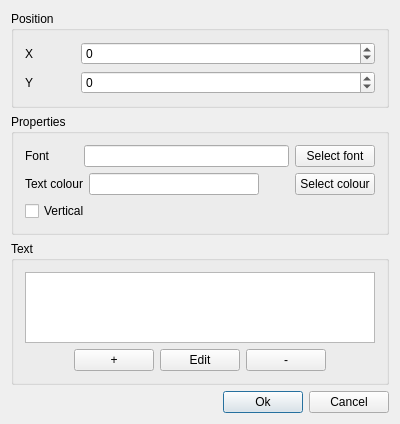
<?xml version="1.0" encoding="UTF-8"?>
<ui version="4.0">
 <class>EditTemplatedText</class>
 <widget class="QDialog" name="EditTemplatedText">
  <property name="geometry">
   <rect>
    <x>0</x>
    <y>0</y>
    <width>400</width>
    <height>424</height>
   </rect>
  </property>
  <property name="windowTitle">
   <string>EditTemplatedText</string>
  </property>
  <layout class="QVBoxLayout" name="verticalLayout_4">
   <item>
    <widget class="QGroupBox" name="groupBox">
     <property name="title">
      <string>Position</string>
     </property>
     <layout class="QVBoxLayout" name="verticalLayout">
      <item>
       <layout class="QHBoxLayout" name="horizontalLayout_2">
        <item>
         <widget class="QLabel" name="label">
          <property name="minimumSize">
           <size>
            <width>50</width>
            <height>0</height>
           </size>
          </property>
          <property name="maximumSize">
           <size>
            <width>50</width>
            <height>16777215</height>
           </size>
          </property>
          <property name="text">
           <string>X</string>
          </property>
         </widget>
        </item>
        <item>
         <widget class="QSpinBox" name="posX">
          <property name="minimum">
           <number>-2147483647</number>
          </property>
          <property name="maximum">
           <number>2147483647</number>
          </property>
         </widget>
        </item>
       </layout>
      </item>
      <item>
       <layout class="QHBoxLayout" name="horizontalLayout_3">
        <item>
         <widget class="QLabel" name="label_2">
          <property name="minimumSize">
           <size>
            <width>50</width>
            <height>0</height>
           </size>
          </property>
          <property name="maximumSize">
           <size>
            <width>50</width>
            <height>16777215</height>
           </size>
          </property>
          <property name="text">
           <string>Y</string>
          </property>
         </widget>
        </item>
        <item>
         <widget class="QSpinBox" name="posY">
          <property name="minimum">
           <number>-2147483647</number>
          </property>
          <property name="maximum">
           <number>2147483647</number>
          </property>
         </widget>
        </item>
       </layout>
      </item>
     </layout>
    </widget>
   </item>
   <item>
    <widget class="QGroupBox" name="groupBox_2">
     <property name="title">
      <string>Properties</string>
     </property>
     <layout class="QVBoxLayout" name="verticalLayout_2">
      <item>
       <layout class="QHBoxLayout" name="horizontalLayout_5">
        <item>
         <widget class="QLabel" name="label_3">
          <property name="minimumSize">
           <size>
            <width>53</width>
            <height>0</height>
           </size>
          </property>
          <property name="text">
           <string>Font</string>
          </property>
         </widget>
        </item>
        <item>
         <widget class="QLineEdit" name="fontPreview">
          <property name="readOnly">
           <bool>true</bool>
          </property>
         </widget>
        </item>
        <item>
         <widget class="QPushButton" name="selectFont">
          <property name="text">
           <string>Select font</string>
          </property>
         </widget>
        </item>
       </layout>
      </item>
      <item>
       <layout class="QHBoxLayout" name="horizontalLayout_4">
        <item>
         <widget class="QLabel" name="label_4">
          <property name="text">
           <string>Text colour</string>
          </property>
         </widget>
        </item>
        <item>
         <widget class="QLineEdit" name="colHex">
          <property name="readOnly">
           <bool>true</bool>
          </property>
         </widget>
        </item>
        <item>
         <widget class="QLabel" name="colPreview">
          <property name="minimumSize">
           <size>
            <width>24</width>
            <height>0</height>
           </size>
          </property>
          <property name="maximumSize">
           <size>
            <width>24</width>
            <height>16777215</height>
           </size>
          </property>
          <property name="text">
           <string/>
          </property>
         </widget>
        </item>
        <item>
         <widget class="QPushButton" name="selectColour">
          <property name="text">
           <string>Select colour</string>
          </property>
         </widget>
        </item>
       </layout>
      </item>
      <item>
       <widget class="QCheckBox" name="isVertical">
        <property name="text">
         <string>Vertical</string>
        </property>
       </widget>
      </item>
     </layout>
    </widget>
   </item>
   <item>
    <widget class="QGroupBox" name="groupBox_3">
     <property name="title">
      <string>Text</string>
     </property>
     <layout class="QVBoxLayout" name="verticalLayout_3">
      <item>
       <widget class="QListWidget" name="texts"/>
      </item>
      <item>
       <layout class="QHBoxLayout" name="horizontalLayout_6">
        <item>
         <spacer name="horizontalSpacer_2">
          <property name="orientation">
           <enum>Qt::Horizontal</enum>
          </property>
          <property name="sizeHint" stdset="0">
           <size>
            <width>40</width>
            <height>20</height>
           </size>
          </property>
         </spacer>
        </item>
        <item>
         <widget class="QPushButton" name="addText">
          <property name="text">
           <string>+</string>
          </property>
         </widget>
        </item>
        <item>
         <widget class="QPushButton" name="editText">
          <property name="text">
           <string>Edit</string>
          </property>
         </widget>
        </item>
        <item>
         <widget class="QPushButton" name="removeText">
          <property name="text">
           <string>-</string>
          </property>
         </widget>
        </item>
        <item>
         <spacer name="horizontalSpacer_3">
          <property name="orientation">
           <enum>Qt::Horizontal</enum>
          </property>
          <property name="sizeHint" stdset="0">
           <size>
            <width>40</width>
            <height>20</height>
           </size>
          </property>
         </spacer>
        </item>
       </layout>
      </item>
     </layout>
    </widget>
   </item>
   <item>
    <layout class="QHBoxLayout" name="horizontalLayout">
     <item>
      <spacer name="horizontalSpacer">
       <property name="orientation">
        <enum>Qt::Horizontal</enum>
       </property>
       <property name="sizeHint" stdset="0">
        <size>
         <width>40</width>
         <height>20</height>
        </size>
       </property>
      </spacer>
     </item>
     <item>
      <widget class="QPushButton" name="ok">
       <property name="text">
        <string>Ok</string>
       </property>
       <property name="default">
        <bool>true</bool>
       </property>
      </widget>
     </item>
     <item>
      <widget class="QPushButton" name="cancel">
       <property name="text">
        <string>Cancel</string>
       </property>
      </widget>
     </item>
    </layout>
   </item>
  </layout>
 </widget>
 <layoutdefault spacing="6" margin="11"/>
 <tabstops>
  <tabstop>posX</tabstop>
  <tabstop>posY</tabstop>
  <tabstop>fontPreview</tabstop>
  <tabstop>selectFont</tabstop>
  <tabstop>colHex</tabstop>
  <tabstop>selectColour</tabstop>
  <tabstop>isVertical</tabstop>
  <tabstop>texts</tabstop>
  <tabstop>addText</tabstop>
  <tabstop>editText</tabstop>
  <tabstop>removeText</tabstop>
  <tabstop>ok</tabstop>
  <tabstop>cancel</tabstop>
 </tabstops>
 <resources/>
 <connections/>
</ui>
